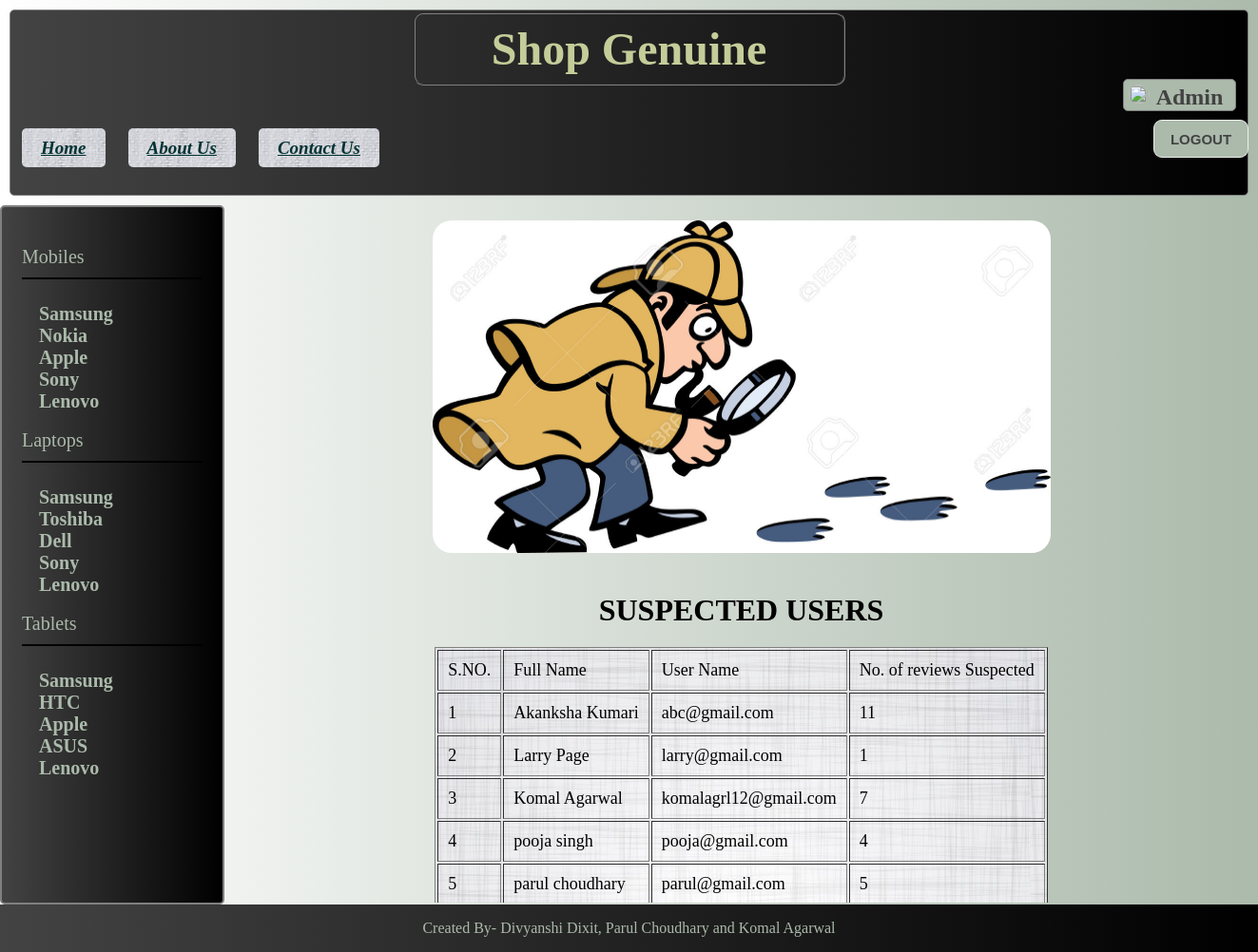
The page /suspecteduser.php (signed in) on the database its author committed.
### tables this page shows
CREATE TABLE `reviews` (
  `id` int(11) NOT NULL,
  `pid` int(11) NOT NULL,
  `uid` int(11) NOT NULL,
  `review` text NOT NULL,
  `ratings` int(11) NOT NULL,
  `sentiment` float NOT NULL,
  `Suspected` int(11) NOT NULL DEFAULT '0',
  `EndLine` char(1) NOT NULL
);

CREATE TABLE `user1` (
  `id` int(11) NOT NULL,
  `fname` varchar(255) DEFAULT NULL,
  `lname` varchar(255) DEFAULT NULL,
  `email` varchar(255) NOT NULL,
  `pass` varchar(255) DEFAULT NULL,
  `sex` char(1) DEFAULT NULL,
  `dob` date DEFAULT NULL,
  `photo` varchar(255) NOT NULL DEFAULT 'icon.png',
  `phone` varchar(10) NOT NULL,
  `ip` varchar(32) DEFAULT NULL
);

### web/suspecteduser.php (the view, shortened to what this page needs)
<!DOCTYPE html>
<html>
<head>
<link rel="stylesheet" href="adminstyle.css">
</head>
<body>
<div class="container">
<header>
   <a href="index.php" style="text-decoration:none"><center><b><div class="title"><font size="20px">Shop Genuine</font></div></b></center></a>
   <br> <br><br>
<div id="Top_menu" align="left" STYLE="position:relative">
	<a href="index.php"><div class="tab">Home</div></a>
	<a  href="about.php"><div class="tab">About Us</div></a>
	<a  href="contact.php"><div class="tab">Contact Us</div></a>
	<div STYLE='position:relative'><button type='button' class='btn logout' onclick="location.href='logout.php'">LOGOUT</button>
	<a style='text-decoration:none' href='admin.php'>
	<div class='icon' STYLE='position:absolute;
	bottom:50px;
	padding-left:5px;
	padding-top:5px;
	width:112px;
	border:1px solid grey;
	border-radius:5px;'>
	<img src='favicon.ico' width='22px' height='20px' STYLE='position:absolute;border-radius:10px'></img>
	<font size='5px'><b>&nbsp&nbsp&nbsp&nbsp Admin</b><br></font>
	</div>
	</a></div>
</div>
</header>
<nav>
  <ul>
    <li><a href="mobile.php">Mobiles</a><hr>
				<ul type="square">
					<li><a href="m_samsung.php">Samsung</a></li>
					<li><a href="m_nokia.php">Nokia</a></li>
					<li><a href="m_apple.php">Apple</a></li>
					<li><a href="m_sony.php">Sony</a></li>
					<li><a href="m_lenovo.php">Lenovo</a></li>
				</ul>
				</li>
    <li><a href="laptop.php">Laptops</a><hr>
			<ul type="square">
					<li><a href="l_samsung.php">Samsung</a></li>
					<li><a href="l_nokia.php">Toshiba</a></li>
					<li><a href="l_dell.php">Dell</a></li>
					<li><a href="l_sony.php">Sony</a></li>
					<li><a href="l_lenovo.php">Lenovo</a></li>
				</ul>
	</li>
    <li><a href="tablet.php">Tablets</a><hr>
			<ul type="square">
					<li><a href="t_samsung.php">Samsung</a></li>
					<li><a href="t_htc.php">HTC</a></li>
					<li><a href="t_apple.php">Apple</a></li>
					<li><a href="t_asus.php">ASUS</a></li>
					<li><a href="t_lenovo.php">Lenovo</a></li>
				</ul>
			</li>
  </ul>
</nav>
<article>
  <div id="Page"><center><img src="admin/det1.jpg" id="i" alt="" width="650" height="350" name="img"/></center>
    <div id="Page_top">
<br>
  </div>
  </div>
  <center><h1><font size="6px">SUSPECTED USERS</font></h1>
  <font size="4px" style="font-family:comic sans ms">
	<?php
	include ('connect.php');
	$q="SELECT uid,pid,review FROM reviews WHERE suspected=1";
	$result=mysqli_query($connection,$q);
	?>
	<table border="1px" cellpadding="10px" style="background-image:url('texture.jpg')">
	<tr>
		<td>S.NO.</td>
		<td>Full Name</td>
		<td>User Name</td>
		<td>No. of reviews Suspected</td>
   <?php
		$i=0;
		$arr=array();
		while($row = mysqli_fetch_assoc($result))
		{
			$uid=$row['uid'];
			$q1="SELECT * FROM user1 WHERE id='$uid'";
			$result1=mysqli_query($connection,$q1);
			$row1=mysqli_fetch_assoc($result1);
			$fname=$row1['fname'];
			$lname=$row1['lname'];
			$username=$row1['email'];
			$name=$fname." ".$lname;
			$q2="SELECT * FROM reviews WHERE Suspected=1 AND uid='$uid'";
			$result2=mysqli_query($connection,$q2);
			$count=mysqli_num_rows($result2);
			if(!in_array($uid,$arr))
			{
			$i=$i+1;
			echo "<tr>
					<td>".$i."</td>
					<td>".$name."</td>
					<td>".$username."</td>
					<td>".$count."</td>
				</tr>";
			}
				array_push($arr,$uid);
		}
	?>
	</table>
  </font>
</article>
<footer>Created By- Divyanshi Dixit, Parul Choudhary and Komal Agarwal</footer>
</div>
</body>
</html>

### web/adminstyle.css (style rules this page uses)
div.container { width: 100%; height:100%; position:relative; }
header { padding:2px; color:#abbaab; height: 190px; margin:10px; border:1px solid grey; border-radius:5px; background: linear-gradient(to left,#000000,#434343); //background-image:url("h2.jpg"); text-align: center; }
.title { border:2px grey; border-style:groove; border-radius:10px; padding-bottom:6px; position:relative; font-size:28px; width:450px; padding-top:6px; font-size:2.0625rem; line-height:1.272727; margin-bottom:0.8484848px; text-align:center; }
header a { text-decoration: none; color: #C4CD99; width=160px; }
body { margin:0; padding:0; width:100%; background: linear-gradient(to left,#abbaab,#ffffff); }
#i { border-radius:20px; }
nav ul li ul a { color:#abbaab; text-decoration: none; }
footer { padding: 1em; color: #abbaab; background: linear-gradient(to left,#000000,#434343); clear: left; text-align: center; }
.tab { border-radius:5px; text-decoration:underline; display: inline; font-size:19px; text-shadow:2px; color:#003333; font-style:italic; width:25%; margin-left: 10px; margin-right:10px; text-align:center; padding-left:20px; padding-right:20px; padding-top:10px; padding-bottom:10px; font-weight:bold; background-image:url("back.jpg"); }
div a { text-decoration: none; }
nav { float: left; border-radius:5px; width: 200px; border:2px solid grey; height: 700px; margin: 0; padding: 1em; background: linear-gradient(to left,#000000,#434343); }
nav ul { list-style-type: none; font-size: 20px; padding: 5px; }
nav ul a { color: #abbaab; }
nav ul ul { list-style-type:none; margin: 8px; font-weight: bold; padding: 10px; font-size: 20px; }
hr { border: 0.5px solid; margin-bottom: 15px; }
article { margin-left: 170px; padding: 1em; overflow-y:scroll; height: 702px; }
.btn { background-color: #abbaab; color:white; font-weight: bold; font-size: 16px; border: none; cursor: pointer; width: 15%; }
.icon { position:absolute; bottom:50px; color:#434343; padding-left:5px; padding-top:5px; right:10px; width:112px; border:1px solid grey; border-radius:5px; background-color:#abbaab; }
.logout { border:1px groove; border-radius:9px; width:100px; height:40px; left:1200px; font-size:15px; position:absolute; right:12px; bottom:0.5px; color:#434343; }

### rows shown on the page
reviews: uid.lname "Akanksha Kumari", uid.email "abc@gmail.com", count "11"
reviews: uid.lname "Larry Page", uid.email "larry@gmail.com", count "1"
reviews: uid.lname "Komal Agarwal", uid.email "komalagrl12@gmail.com", count "7"
reviews: uid.lname "pooja singh", uid.email "pooja@gmail.com", count "4"
reviews: uid.lname "parul choudhary", uid.email "parul@gmail.com", count "5"
